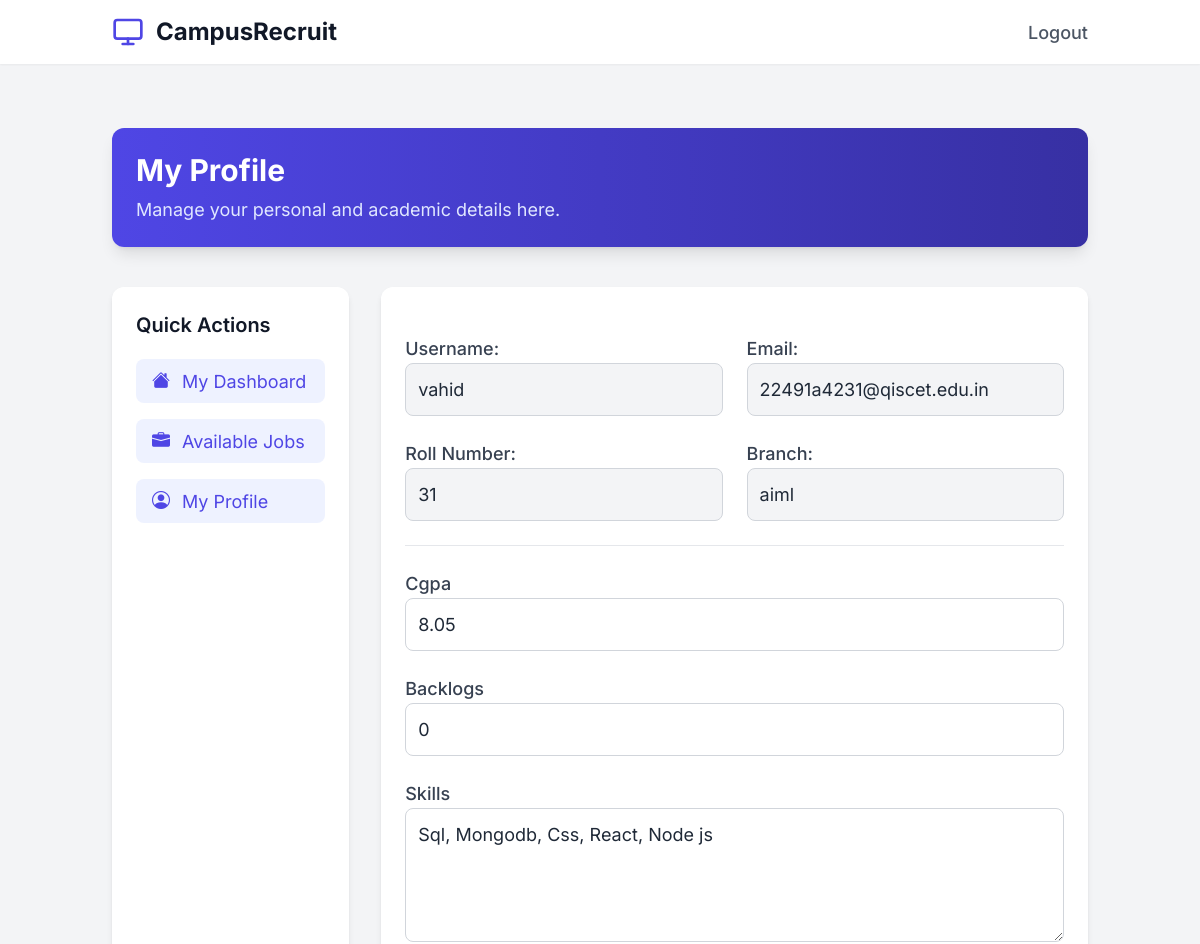
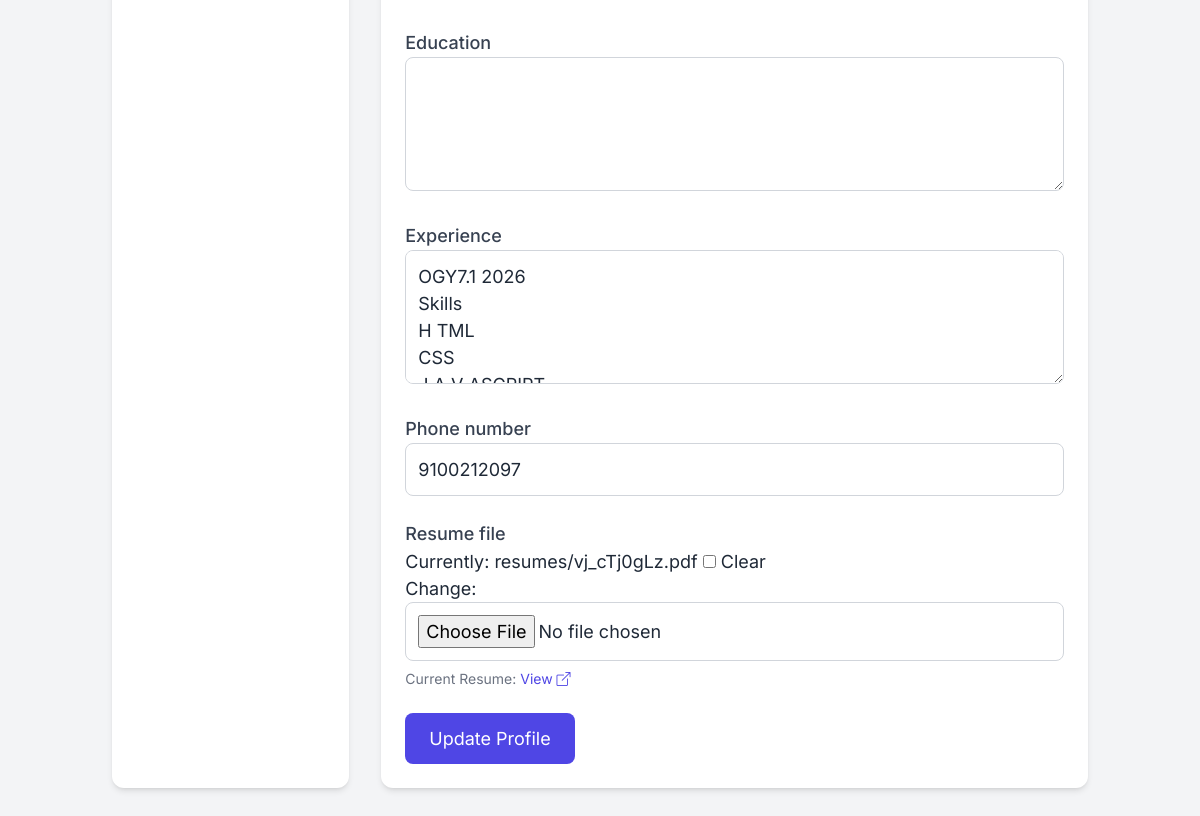
Page /student/profile/ (signed in) on the earlier database version (2 pictures, top to bottom).
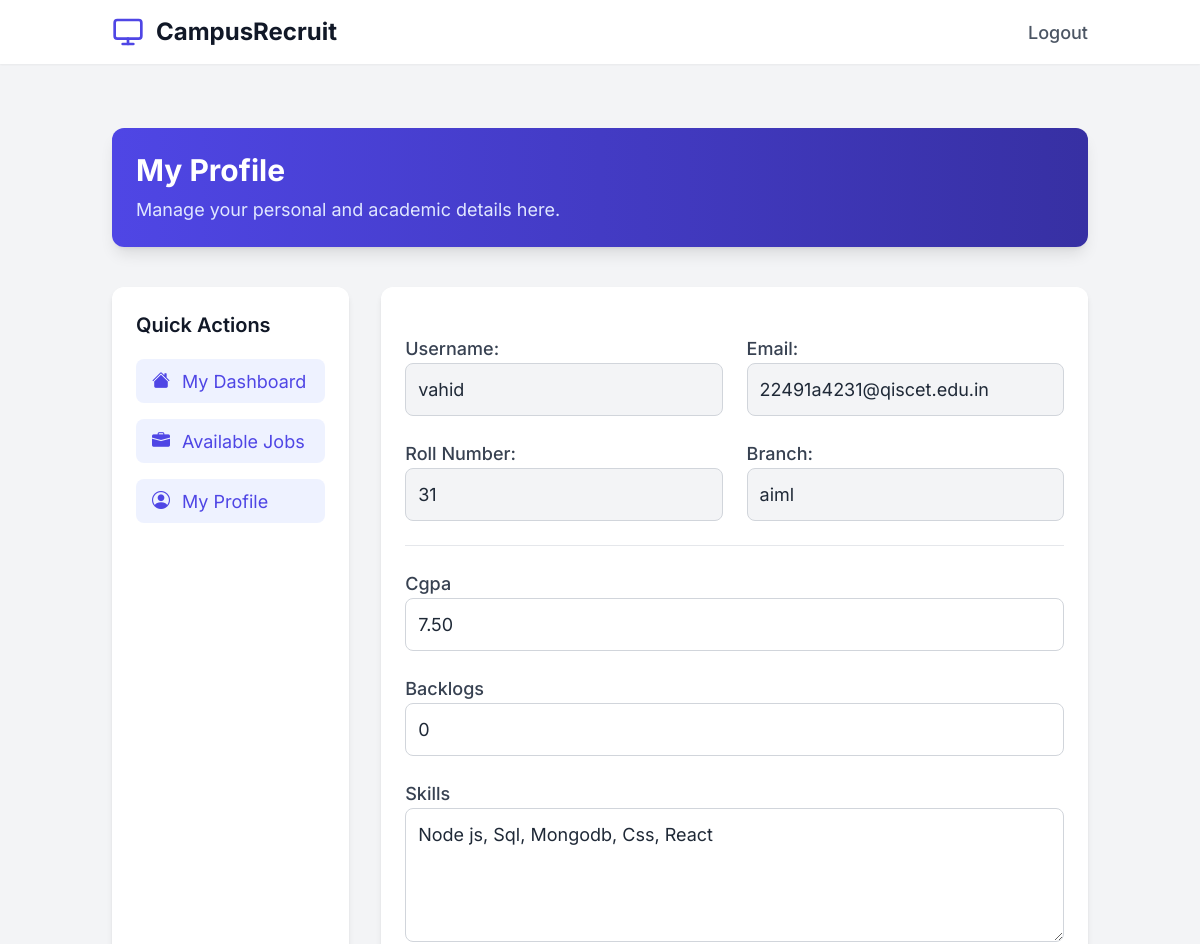
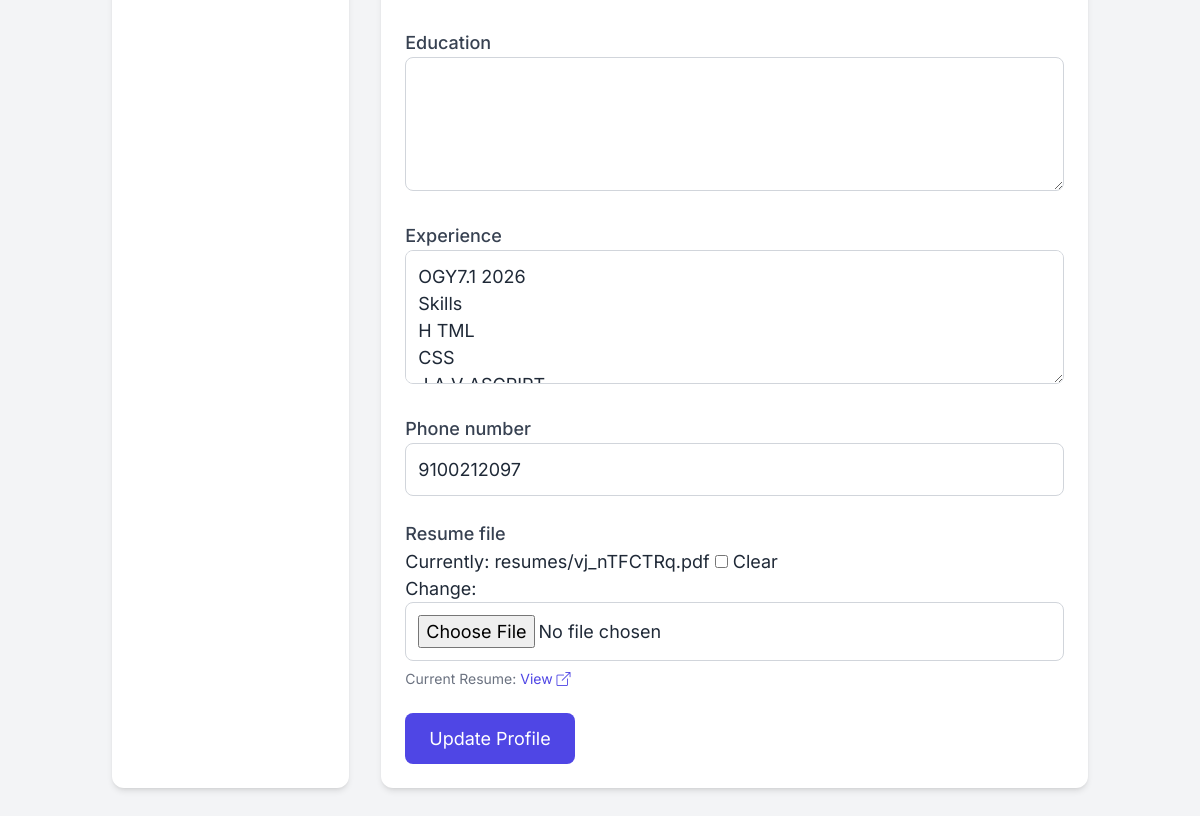
Same page on the later database version (2 pictures, top to bottom).
### core/models.py (models this page shows, shortened)
class StudentProfile(models.Model):
    user = models.OneToOneField(User, on_delete=models.CASCADE, primary_key=True, related_name='student_profile')
    roll_number = models.CharField(max_length=20, unique=True) # This MUST be unique=True here (model field)
    branch = models.CharField(max_length=50)
    cgpa = models.DecimalField(max_digits=4, decimal_places=2, null=True, blank=True)
    backlogs = models.IntegerField(default=0)
    skills = models.TextField(blank=True, null=True)
    education = models.TextField(blank=True, null=True)
    experience = models.TextField(blank=True, null=True)
    phone_number = models.CharField(max_length=15, blank=True, null=True)
    resume_file = models.FileField(upload_to='resumes/', blank=True, null=True)
    placement_readiness_score = models.DecimalField(max_digits=5, decimal_places=2, default=0.0, verbose_name='Readiness Score')

### core/views.py (the view)
# urls.py: path('student/profile/', login_required(core_views.student_profile_view), name='student_profile_view'),
@login_required
@user_passes_test(is_student)
def student_profile_view(request):
    student_profile, created = StudentProfile.objects.get_or_create(user=request.user)
    if request.method == 'POST':
        form = StudentProfileForm(request.POST, request.FILES, instance=student_profile)
        if form.is_valid():
            form.save()
            if 'resume_file' in request.FILES:
                parse_resume_for_student(student_profile)
            calculate_readiness_score(student_profile)
            messages.success(request, "Profile updated successfully!")
            return redirect('student_profile_view')
        else:
            messages.error(request, "Error updating profile.")
    else:
        if created or student_profile.placement_readiness_score == 0.0:
            calculate_readiness_score(student_profile)
        form = StudentProfileForm(instance=student_profile)
    return render(request, 'core/student_profile.html', {'form': form, 'student_profile': student_profile})

### core/forms.py
class StudentProfileForm(forms.ModelForm):
    class Meta:
        model = StudentProfile
        fields = ['cgpa', 'backlogs', 'skills', 'education', 'experience', 'phone_number', 'resume_file']
        widgets = {
            'skills': forms.Textarea(attrs={'rows': 4}),
            'education': forms.Textarea(attrs={'rows': 4}),
            'experience': forms.Textarea(attrs={'rows': 4}),
        }

### core/templatetags/core_filters.py (called while the page is built)
@register.filter(name='add_class')
def add_class(value, arg):
    return value.as_widget(attrs={'class': arg})

### core/views.py (called while the page is built)
def is_student(user):
    return user.is_authenticated and user.user_type == 'student'

### templates/core/student_profile.html (shortened to what the changed rows need)
<!DOCTYPE html>
<html lang="en">
<head>
    <script src="https://cdn.tailwindcss.com"></script>
    <link rel="stylesheet" href="https://cdn.jsdelivr.net/npm/bootstrap-icons@1.10.5/font/bootstrap-icons.css">
</head>
<body class="bg-gray-100 text-gray-800">
    <main class="py-16">
        <div class="container mx-auto px-6">
            <div class="bg-gradient-to-r from-indigo-600 to-indigo-800 text-white rounded-xl shadow-lg p-6 mb-10 animate-fadeInUp">
                <h2 class="text-3xl font-bold">My Profile</h2>
            </div>
            <div class="flex flex-col lg:flex-row gap-8">
                <aside class="lg:w-1/4 bg-white rounded-xl shadow-md p-6 card-hover-effect animate-on-scroll">
                    <h2 class="text-xl font-semibold text-gray-900 mb-5">Quick Actions</h2>
                </aside>
                <div class="lg:w-3/4">
                    <div class="bg-white rounded-xl shadow-md p-6 card-hover-effect animate-on-scroll">
                        <form method="post" enctype="multipart/form-data" class="space-y-6">
                            {% load core_filters %}  <div class="grid grid-cols-1 md:grid-cols-2 gap-6">
                                <div>
                                </div>
                                <div>
                                </div>
                            </div>
                            <div class="grid grid-cols-1 md:grid-cols-2 gap-6">
                                <div>
                                    <label class="block text-lg font-medium text-gray-700">Roll Number:</label>
                                    <input type="text" class="w-full p-3 border border-gray-300 rounded-lg bg-gray-100 cursor-not-allowed" value="{{ student_profile.roll_number }}" disabled>
                                </div>
                                <div>
                                    <label class="block text-lg font-medium text-gray-700">Branch:</label>
                                    <input type="text" class="w-full p-3 border border-gray-300 rounded-lg bg-gray-100 cursor-not-allowed" value="{{ student_profile.branch }}" disabled>
                                </div>
                            </div>
                            <hr class="my-6 border-gray-200">
                            {% for field in form %}
                                <div class="mb-6">
                                    <label for="{{ field.id_for_label }}" class="block text-lg font-medium text-gray-700">{{ field.label }}</label>
                                    {% if field.name == 'resume_file' %}
                                        {{ field|add_class:"w-full p-3 border border-gray-300 rounded-lg focus:outline-none focus:ring-2 focus:ring-indigo-500" }}
                                        {% if student_profile.resume_file %}
                                            <div class="text-sm text-gray-500 mt-2">Current Resume: <a href="{{ student_profile.resume_file.url }}" target="_blank" class="text-indigo-600 hover:text-indigo-800">View <i class="bi bi-box-arrow-up-right icon-hover"></i></a></div>
                                        {% else %}
                                            <div class="text-sm text-gray-500 mt-2">No resume uploaded yet.</div>
                                        {% endif %}
                                    {% else %}
                                        {{ field|add_class:"w-full p-3 border border-gray-300 rounded-lg focus:outline-none focus:ring-2 focus:ring-indigo-500" }}
                                    {% endif %}
                                </div>
                            {% endfor %}
                            <button type="submit" class="bg-indigo-600 text-white px-6 py-3 rounded-lg hover:bg-indigo-700 transition-colors">Update Profile</button>
                        </form>
                    </div>
                </div>
            </div>
        </div>
    </main>
</body>
</html>

Differences in the rows shown:
changed StudentProfile "aiml": cgpa "8.05" → "7.50"; skills "Sql, Mongodb, Css, React, Node js" → "Node js, Sql, Mongodb, Css, React"
Other differences:
text no longer shown: "Currently: resumes/vj_cTj0gLz.pdf Clear Change:"
text now shown: "Currently: resumes/vj_nTFCTRq.pdf Clear Change:"
